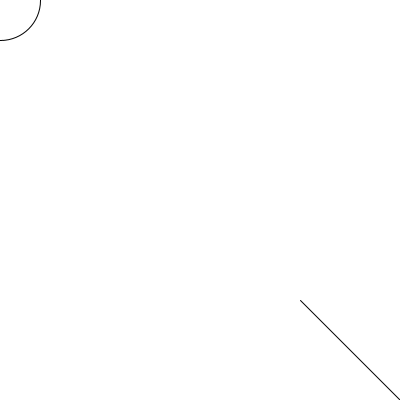
Frame 1 (no input)
Frame 60 (the mouse pressed at the canvas centre just before this capture): identical to frame 1, image omitted
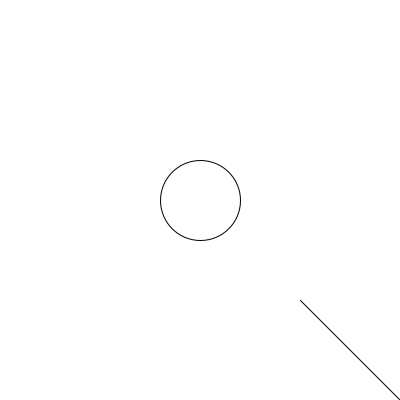
Frame 120 (the mouse held since frame 60 and released just before this capture)

The Processing sketch that drew these frames (run headless with seeded random() and noise(); from frame 60 on, the mouse is pressed at the canvas centre):

// Processing sketch: Hello_Scratch
// ── Hello_Scratch.pde
class Parrot {
  int size;
  
  Parrot(int tempSize) {
    size = tempSize;
  }
  
  void create() {
    ellipse(mouseX, mouseY, size, size);
  }
}

class Arrow {
  float posX, posY;
  
  Arrow(float tempX, float tempY) {
    posX = tempX;
    posY = tempY;
  }
  
  void create() {
    line(width,height,width-100,height-100);
  }
}

Parrot p1 = new Parrot(80);
Arrow a1 = new Arrow(100,100);

void setup() {
  size(400,400);
}

void draw() {
  background(255);
  p1.create();
  a1.create();
}
